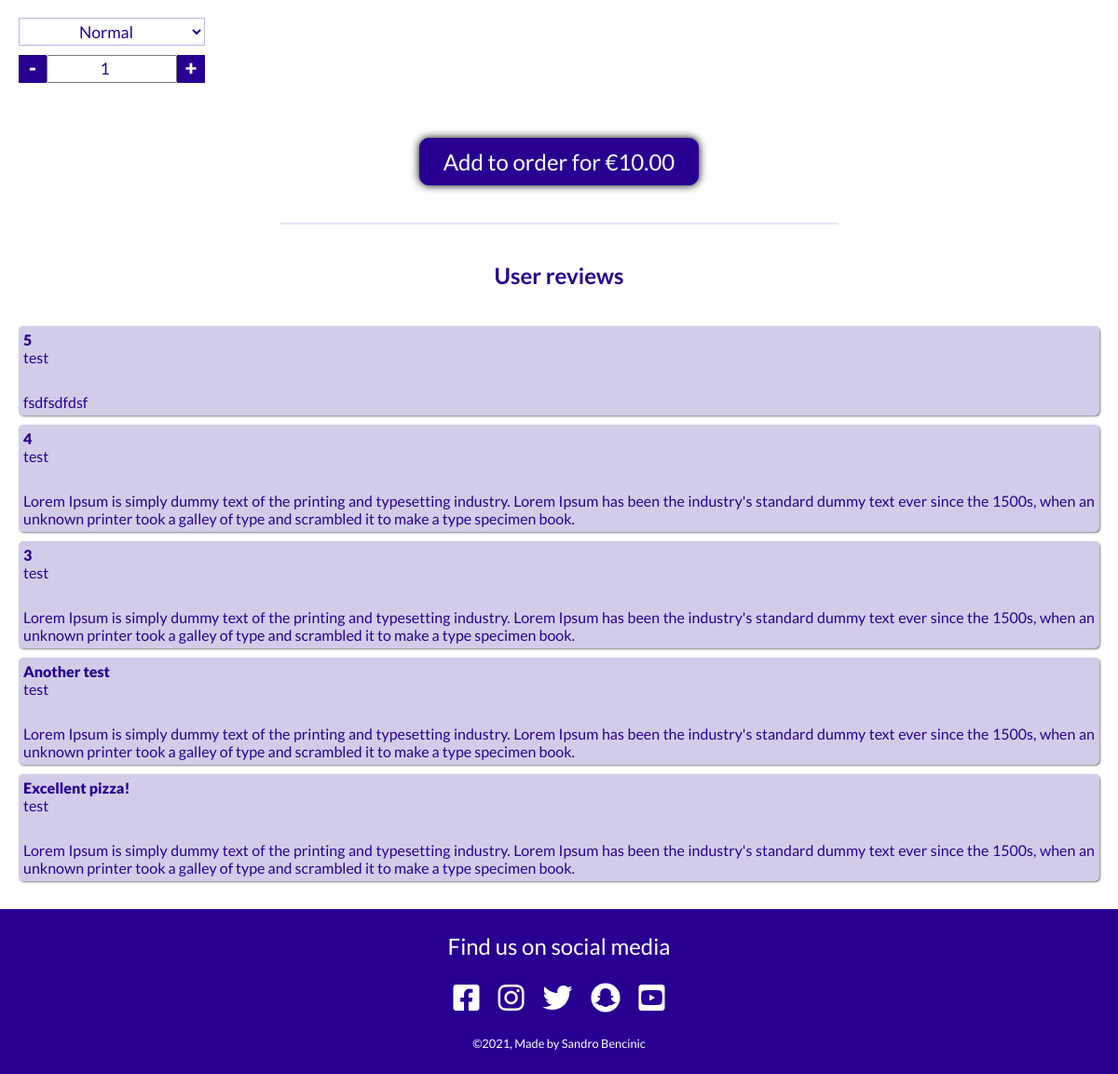
Before: /product/item/1 (lower part) with the older database file.
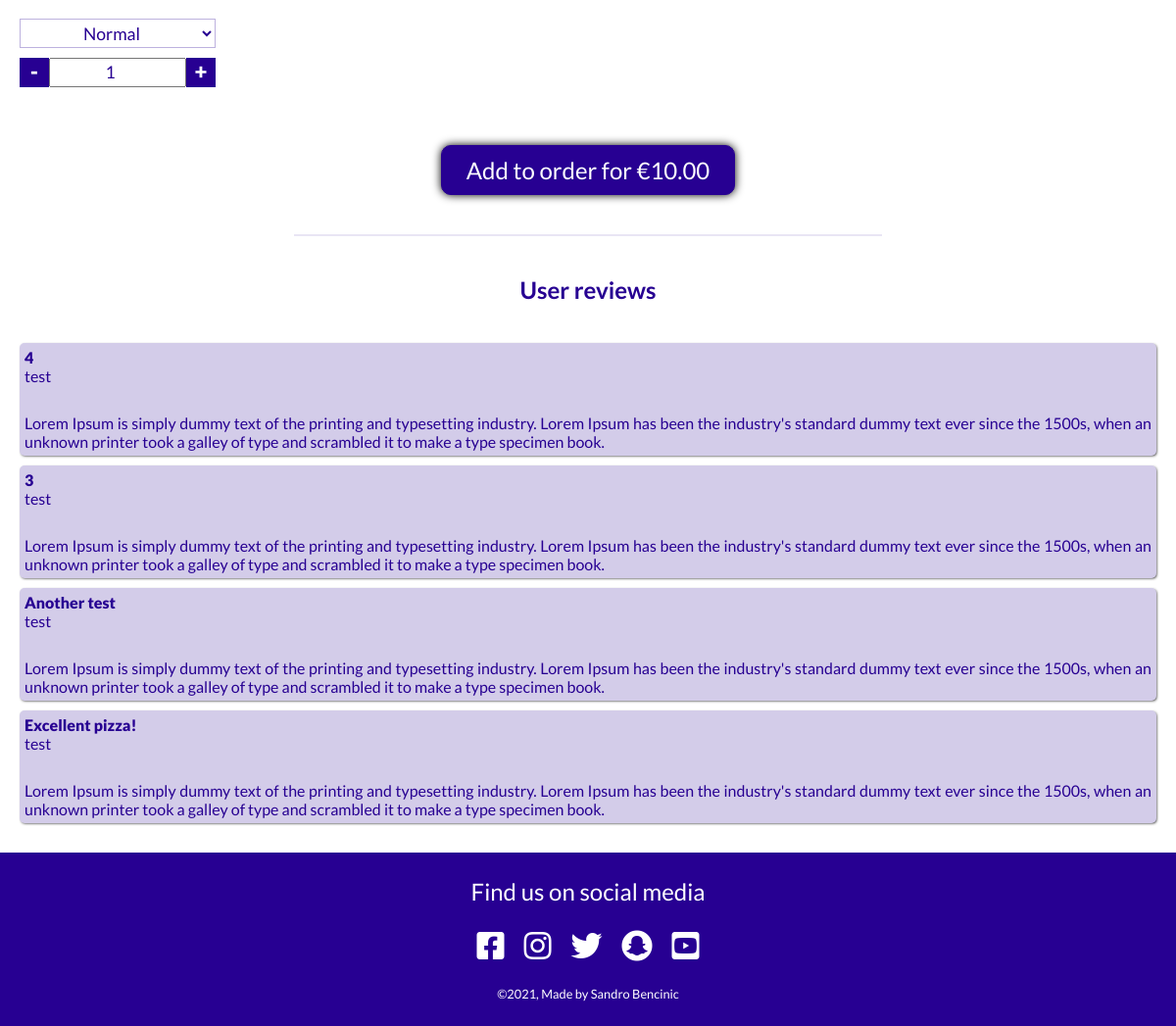
After: the same page with the newer database file.
### product/models.py (models this page shows, shortened)
class Review(models.Model):
    user_profile = models.ForeignKey(User, on_delete=models.CASCADE)
    item = models.ForeignKey(Item, on_delete=models.CASCADE)
    title = models.CharField(max_length=50)
    content = models.TextField()

### product/views.py (the view)
# urls.py: path('item/<item_id>', item, name='item'),
def item(request, item_id):
    pizza_item = Item.objects.get(id=item_id)
    context = {
        'item': pizza_item,
        'reviews': Review.objects.filter(item=pizza_item)[::-1],
        'show_bag': True
    }
    return render(request, 'product/item.html', context)

### order/contexts.py (called while the page is built, shortened)
def contexts(request):
    bag_items = []
    grand_total = 0
    if request.user.is_authenticated:
        delivery_fee = 0
    else:
        delivery_fee = 2
    grand_total += delivery_fee
    order_time = None
    bag = request.session.get('bag', {})
    context = {
        'bag_items': bag_items,
        'grand_total': grand_total,
        'order_time': order_time,
        'delivery_fee': delivery_fee,
    }
    return context

### product/templates/product/item.html (shortened to what this page needs)
{% extends 'base.html' %}
{% load static %}
{% block content %}
  <div class="item">
    <div class="item-container">
      <form action="{% url 'add_item' item.id %}" method="post" class="item__form">
        <select id="item-size" name="size">
          <option value="normal" selected>Normal</option>
        </select>
        <div class="item__quantity">
          <div class="item__minus">-</div>
          <input type="number" name="quantity" id="item-quantity" min="1" value="1">
          <div class="item__plus">+</div>
        </div>
        <button class="btn btn--item" type="submit">
          Add to order for €<span id="item-price">{{ item.price }}</span>
        </button>
      </form>
    </div>
    <hr class="hr-index">
    <div class="comment">
      <h2 class="comment__title">User reviews</h2>
      {% if reviews %}
        {% for review in reviews %}
          <div class="comment-single">
            <div class="comment-single__title">
              <p>{{ review.title }}</p>
              <p>{{ review.user_profile }}</p>
            </div>
            <div class="comment-single__text">
              {{ review.content }}
            </div>
          </div>
        {% endfor %}
      {% else %}
        <p style="text-align: center; width: 100%;">No reviews yet.</p>
      {% endif %}
    </div>
  </div>
{% endblock content %}

Changed rows visible on the page:
removed Review: title "5", user_profile "test", content "fsdfsdfdsf"
